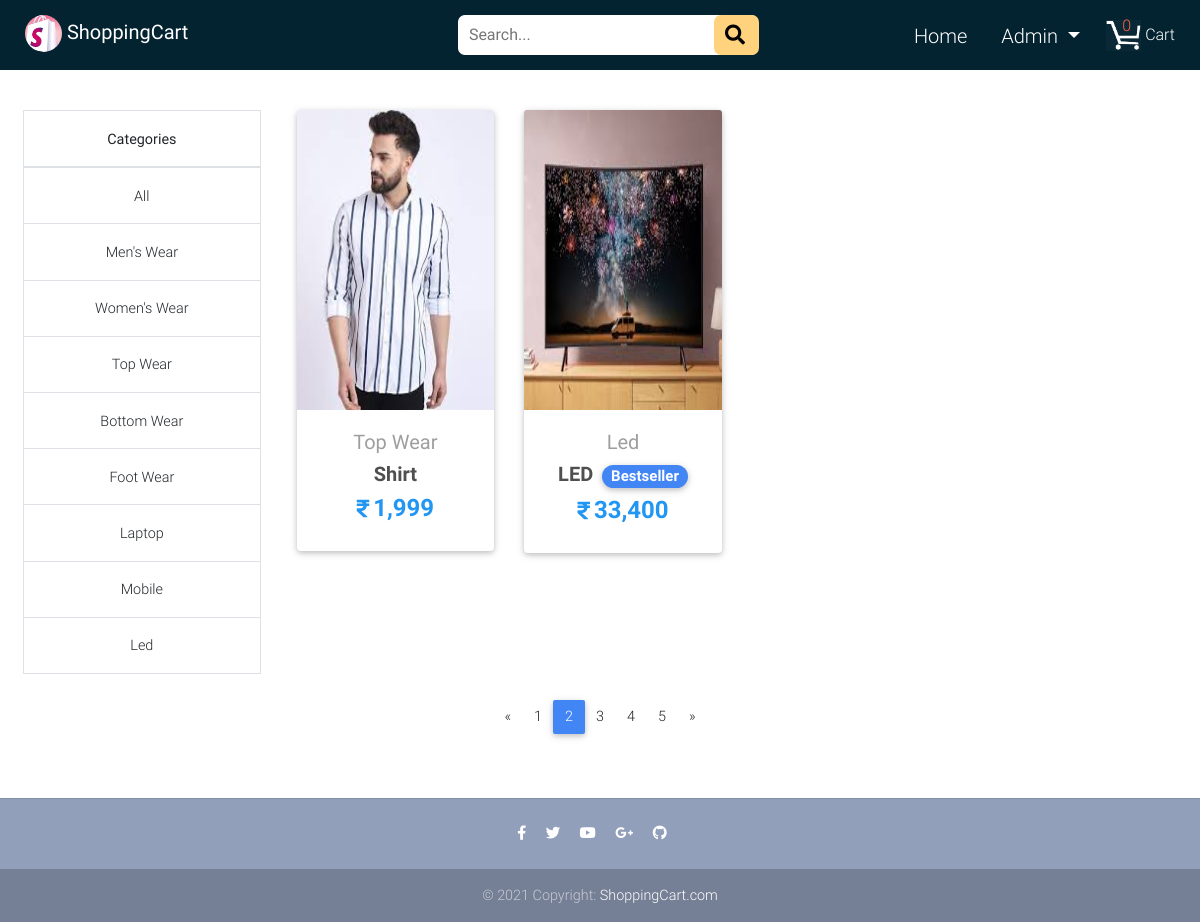
Screenshot of /all-category-products/?page=2 (signed in) with the database file from the repository.
### myshop/models.py (models this page shows, shortened)
class Category(models.Model):
    category = models.CharField(max_length=15)
    def __str__(self):
        return self.category

class Product(models.Model):
    title = models.CharField(max_length=100)
    price = models.IntegerField()
    discounted_price = models.IntegerField(blank=True, null=True)
    description = models.TextField()
    tag = models.CharField(choices=LABEL_CHOICES,
                           max_length=15, blank=True, null=True)
    label = models.CharField(choices=LABEL_COLOR_CHOICES,
                             max_length=1, blank=True, null=True)
    brand = models.CharField(max_length=50)
    size = MultiSelectField(choices=SIZE_CHOICES, blank=True, null=True)
    category = models.ForeignKey(Category, on_delete=models.CASCADE)
    image = models.ImageField(upload_to='images')

### myshop/views.py (the view)
# urls.py: path('all-category-products/', views.Allcategories, name='all_category'),
def Allcategories(request):
    categories = Category.objects.all()
    products = Paginator(Product.objects.all().order_by('-id'), 2)
    page = request.GET.get('page')
    try:
        all_product = products.page(page)
    except PageNotAnInteger:
        all_product = products.page(1)
    except EmptyPage:
        all_product = products.page(products.num_pages)
    cart_quantity = 0
    user = request.user
    if user.is_authenticated:
        cart_item = Cart.objects.filter(user=user)
        for i in cart_item:
            cart_quantity += i.quantity
    context = {
        'all_product': all_product,
        'categories': categories,
        'cart_quantity': cart_quantity,
    }
    return render(request, 'allcategories.html', context)

### myshop/templates/allcategories.html (shortened to what this page needs)
{% extends "base.html" %}
{% load static %}
{% load humanize %}
{% block content %}
{% if all_product %}
<div class="row" id="tablesectionrow">
    <aside class="text-center" id="categoriestable">
        <table class="table table-bordered">
            <thead>
                <tr>
                    <th>Categories</th>
                </tr>
            </thead>
            <tbody>
                <tr>
                    <td>
                        <a href="{% url 'all_category' %}">All</a>
                    </td>
                </tr>
                {% for category in categories %}
                <tr>
                    <td>
                        <a href="{% url 'category' category.id %}">{{ category }}</a>
                    </td>
                </tr>
                {% endfor %}
            </tbody>
        </table>
    </aside>
    <section class="text-center mb-4" id="categoriessection">
        <div class="row wow fadeIn">
            {% for prod in all_product %}
            <div class="col-lg-3 col-md-6 mb-4">
            <div class="card">
              <div class="view overlay">
                <img src="{{ prod.image.url }}" class="card-img-top" height="300" alt="">
              </div>
              <div class="card-body text-center">
                <a href="{% url 'product_detail' prod.id %}" class="grey-text">
                  <h5>{{ prod.category }}</h5>
                </a>
                <h5>
                  <strong>
                    <a href="{% url 'product_detail' prod.id %}" class="dark-grey-text">{{ prod.title }}
                {% if prod.label %}
                   <span class="badge badge-pill {{ prod.get_label_display }}-color ml-1">{{prod.tag}}</span>
                {% endif %}
                    </a>
                  </strong>
                </h5>
                <h4 class="font-weight-bold blue-text">
                {% if prod.discounted_price %}
                  <strong><i class="fa mr-1" style="font-size: 20px;">&#xf156;</i>{{ prod.discounted_price|intcomma }}</strong>
                {% else %}
                  <strong><i class="fa mr-1" style="font-size: 20px;">&#xf156;</i>{{ prod.price|intcomma }}</strong>
                {% endif %}
                </h4>
              </div>
            </div>
            </div>
            {% endfor %}
        </div>
</div>
<nav class="d-flex justify-content-center wow fadeIn">
    <ul class="pagination pg-blue">
        {% if all_product.has_previous %}
        <li class="page-item">
            <a class="page-link" href="?page={{all_product.previous_page_number}}" aria-label="Previous">
                <span aria-hidden="true">&laquo;</span>
            </a>
        </li>
        {% endif %}
        {% for pg in all_product.paginator.page_range %}
        {% if all_product.number == pg %}
        <li class="page-item active">
            <a class="page-link" href="?page={{pg}}" class="btn btn-default">{{pg}}</a>
        </li>
        {% else %}
        <li class="page-item">
            <a class="page-link" href="?page={{pg}}" class="btn">{{pg}}</a>
        </li>
        {% endif %}
        {% endfor %}
        {% if all_product.has_next %}
        <li class="page-item">
            <a class="page-link" href="?page={{all_product.next_page_number}}" aria-label="Next">
                <span aria-hidden="true">&raquo;</span>
            </a>
        </li>
        {% endif %}
    </ul>
</nav>
{% else %}
<div class="text-center" style="margin-top: 150px; margin-bottom: 256px;">
    <h1>Sorry, Cann't load this page !!</h1><br>
    <h2>"products not found"</h2>
</div>
{% endif %}
{% endblock %}

### myshop/templates/base.html (shortened to what this page needs)
{% load static %}
<!DOCTYPE html>
<html lang="en">
<head>
    <link rel="stylesheet" href="https://use.fontawesome.com/releases/v5.11.2/css/all.css">
    <link href="{% static 'css/bootstrap.min.css' %}" rel="stylesheet">
    <link href="{% static 'css/mdb.min.css' %}" rel="stylesheet">
    <link href="{% static 'css/style.min.css' %}" rel="stylesheet">
</head>
<body>
    <nav class="container-fluid fixed-top navbar-expand-lg">
        <div class="row">
            <div class="brand">
                <a class="navbar-brand waves-effect" href="/" target="_blank">
                    <span>
                        <img src="{% static 'img/logo1.jpg' %}" class="logo">
                    </span>
                    <strong class="white-text">ShoppingCart</strong>
                </a>
            </div>
            <div class="cart-item">
                <a href="{% url 'cart_item' %}" class="cart waves-effect">
                    {% if user.is_anonymous %}
                    <span class="cart-basket d-flex align-items-center justify-content-center">0</span>
                    {% else %}
                    <span class="cart-basket d-flex align-items-center justify-content-center">{{cart_quantity}}</span>
                    {% endif %}
                    <span>
                        <img class="cart-image" src="{% static 'img/shoppingcart.png' %}">
                    </span>
                    <span class="text-white">Cart</span>
                </a>
            </div>
            <div class="searchbar">
                <form action="/search" method="GET">
                    <input class="search" name="query" id="query" type="search" placeholder="Search..." aria-label="Search">
                    <button class="search-btn" type="submit" style="border: none;">
                        <i class="fas fa-search"></i>
                    </button>
                </form>
            </div>
            <div class="slbar">
                <ul class="main-menu">
                    {% if user.is_authenticated %}
                    <li class="{% block home %} {% endblock home %}">
                        <a href="{% url 'home' %}">Home</a>
                    </li>
                    <li>
                        <div class="dropdown">
                            <a class="text-white dropdown-toggle text-capitalize" type="button"
                                id="dropdownMenuButton" data-toggle="dropdown" aria-haspopup="true"
                                aria-expanded="false">
                                {{user.username}}
                            </a>
                        </div>
                    </li>
                    {% endif %}
                </ul>
            </div>
        </div>
    </nav>
    {% block content %}{% endblock %}
    <footer class="page-footer text-center font-small mt-5">
        <hr class="my-4">
        <div class="pb-4">
            <a href="#" target="_blank">
                <i class="fab fa-facebook-f mr-3"></i>
            </a>
            <a href="#" target="_blank">
                <i class="fab fa-twitter mr-3"></i>
            </a>
            <a href="#" target="_blank">
                <i class="fab fa-youtube mr-3"></i>
            </a>
            <a href="#" target="_blank">
                <i class="fab fa-google-plus-g mr-3"></i>
            </a>
            <a href="#" target="_blank">
                <i class="fab fa-github mr-3"></i>
            </a>
        </div>
        <div class="footer-copyright py-3">
            © 2021 Copyright:
            <a href="#" target="_blank"> ShoppingCart.com</a>
        </div>
    </footer>
</body>
</html>

### rows the page displays
Category: category "Men's Wear"
Category: category "Women's Wear"
Category: category "Top Wear"
Category: category "Bottom Wear"
Category: category "Foot Wear"
Category: category "Laptop"
Category: category "Mobile"
Category: category "Led"
Product: image (picture), category "Top Wear", title "Shirt", price "1,999"
Product: image (picture), category "Led", title "LED", tag "Bestseller", discounted_price "33,400"

### other values shown
{{ cart_quantity }} "0"
{{ user.username }} "Admin"
{{ pg }} "1" "3" "4" "5"
{{ pg }} "2"
